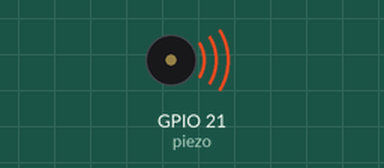
The program below on a simulated Raspberry Pi (BCM pin numbers). Parts: buzzer (waves = sounding).

Above: at 0.5 s.
At 5.5 s:
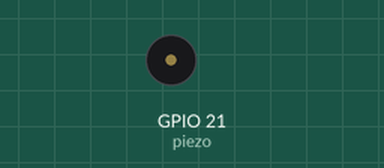
Timing chart, 0 to 7.8 s (numbered marks = the images above):
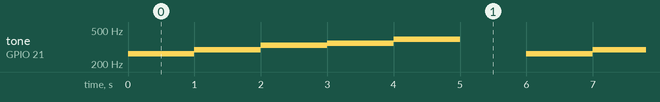

The program:

main7.py
```python
from gpiozero import TonalBuzzer
import time

piezo = TonalBuzzer(21)

try:
    while True:
        piezo.play(261.6)
        time.sleep(1.0)
        piezo.play(293.6)
        time.sleep(1.0)
        piezo.play(329.6)
        time.sleep(1.0)
        piezo.play(349.2)
        time.sleep(1.0)
        piezo.play(391.9)
        time.sleep(1.0)
        piezo.stop()
        time.sleep(1.0)

except KeyboardInterrupt:
    pass
```

Measured:
- by itself, tone on GPIO 21 (piezo): repeats every 6.0 s: 294 Hz 1.0 s, 330 Hz 1.0 s, 349 Hz 1.0 s, 392 Hz 1.0 s, silent 1.0 s, 262 Hz 1.0 s
